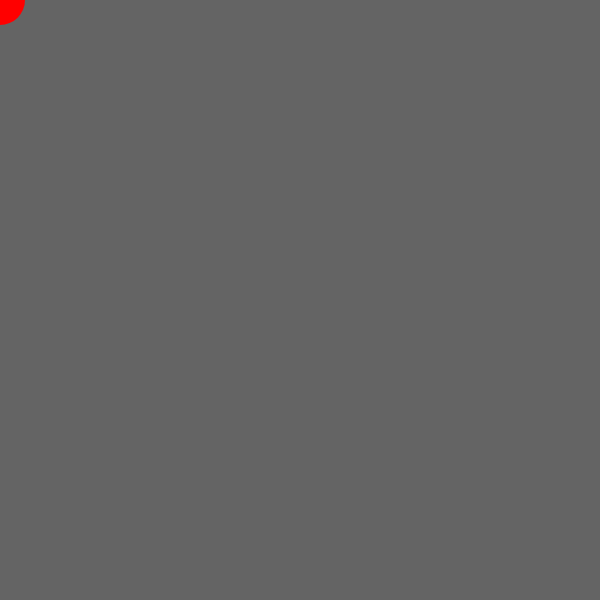
Frame 1 (no input)
Frame 60 (no input): identical to frame 1, image omitted
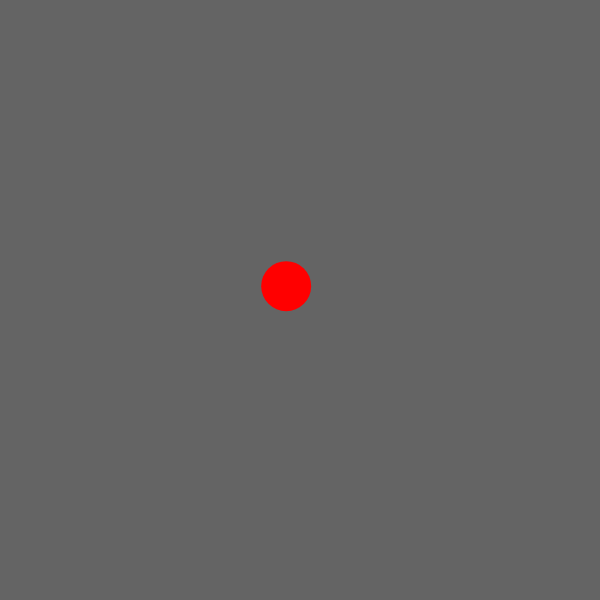
Frame 120 (the mouse pressed at the canvas centre since frame 60)

The p5.js sketch that drew these frames (run headless with seeded random() and noise() and a simulated clock; from frame 60 on, the mouse is pressed at the canvas centre):

// p5.js sketch
// ── sketch.js
var posX;
var posY;

function setup() {
  createCanvas(600,600);
  noStroke();
  posX = 0;
  posY = 0;
}

function draw() {
  background(100);
  //  lerp(currentPos, targetPos, 0.0~1.0);
  // lerp(0, 10, 0.1); // 1
  // lerp(0, 10, 0.5); // 5
  //print( lerp(0, 20, 0.2) );
  
  posX = lerp(posX, mouseX, 0.05);
  posY = lerp(posY, mouseY, 0.05);
  
  fill(255,0,0);
  ellipse(posX, posY, 50, 50);
}
